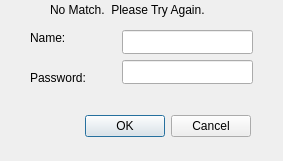
<?xml version="1.0" encoding="UTF-8"?>
<ui version="4.0">
 <class>LogInWindow</class>
 <widget class="QDialog" name="LogInWindow">
  <property name="geometry">
   <rect>
    <x>0</x>
    <y>0</y>
    <width>283</width>
    <height>161</height>
   </rect>
  </property>
  <property name="windowTitle">
   <string>Log In</string>
  </property>
  <widget class="QDialogButtonBox" name="buttonBox">
   <property name="geometry">
    <rect>
     <x>20</x>
     <y>110</y>
     <width>231</width>
     <height>32</height>
    </rect>
   </property>
   <property name="orientation">
    <enum>Qt::Horizontal</enum>
   </property>
   <property name="standardButtons">
    <set>QDialogButtonBox::Cancel|QDialogButtonBox::Ok</set>
   </property>
  </widget>
  <widget class="QLabel" name="nameLabel">
   <property name="geometry">
    <rect>
     <x>30</x>
     <y>30</y>
     <width>60</width>
     <height>16</height>
    </rect>
   </property>
   <property name="text">
    <string>Name:</string>
   </property>
  </widget>
  <widget class="QLabel" name="passwordLabel">
   <property name="geometry">
    <rect>
     <x>30</x>
     <y>70</y>
     <width>71</width>
     <height>16</height>
    </rect>
   </property>
   <property name="text">
    <string>Password:</string>
   </property>
  </widget>
  <widget class="QLineEdit" name="nameLineEdit">
   <property name="geometry">
    <rect>
     <x>122</x>
     <y>30</y>
     <width>131</width>
     <height>24</height>
    </rect>
   </property>
  </widget>
  <widget class="QLineEdit" name="passwordLineEdit">
   <property name="geometry">
    <rect>
     <x>122</x>
     <y>60</y>
     <width>131</width>
     <height>24</height>
    </rect>
   </property>
  </widget>
  <widget class="QLabel" name="noMatchWarningLabel">
   <property name="geometry">
    <rect>
     <x>50</x>
     <y>0</y>
     <width>201</width>
     <height>20</height>
    </rect>
   </property>
   <property name="text">
    <string>No Match.  Please Try Again.</string>
   </property>
  </widget>
 </widget>
 <resources/>
 <connections>
  <connection>
   <sender>buttonBox</sender>
   <signal>accepted()</signal>
   <receiver>LogInWindow</receiver>
   <slot>accept()</slot>
   <hints>
    <hint type="sourcelabel">
     <x>238</x>
     <y>124</y>
    </hint>
    <hint type="destinationlabel">
     <x>157</x>
     <y>152</y>
    </hint>
   </hints>
  </connection>
  <connection>
   <sender>buttonBox</sender>
   <signal>rejected()</signal>
   <receiver>LogInWindow</receiver>
   <slot>reject()</slot>
   <hints>
    <hint type="sourcelabel">
     <x>306</x>
     <y>130</y>
    </hint>
    <hint type="destinationlabel">
     <x>286</x>
     <y>152</y>
    </hint>
   </hints>
  </connection>
 </connections>
</ui>
